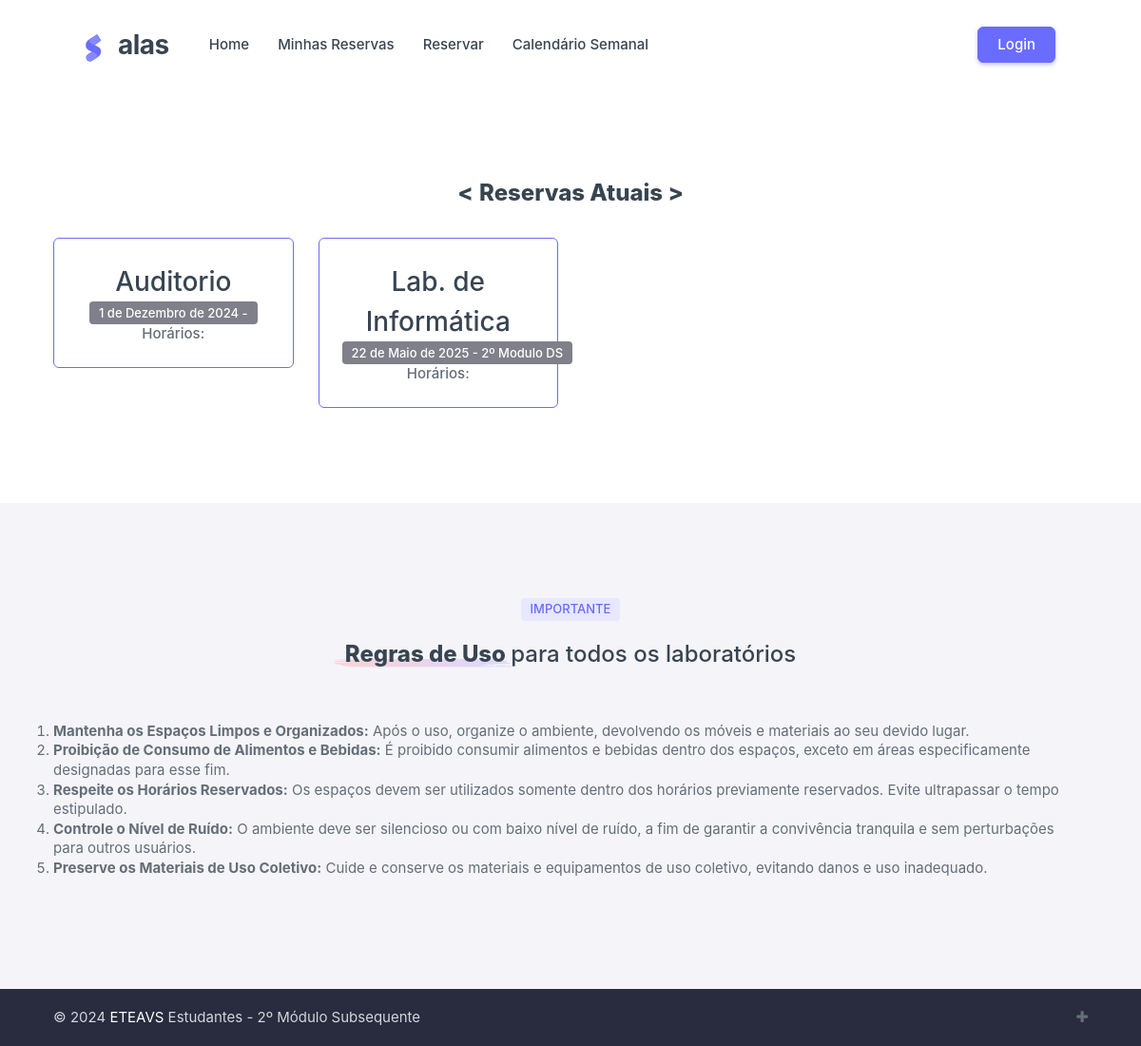
The app's page /, older data.
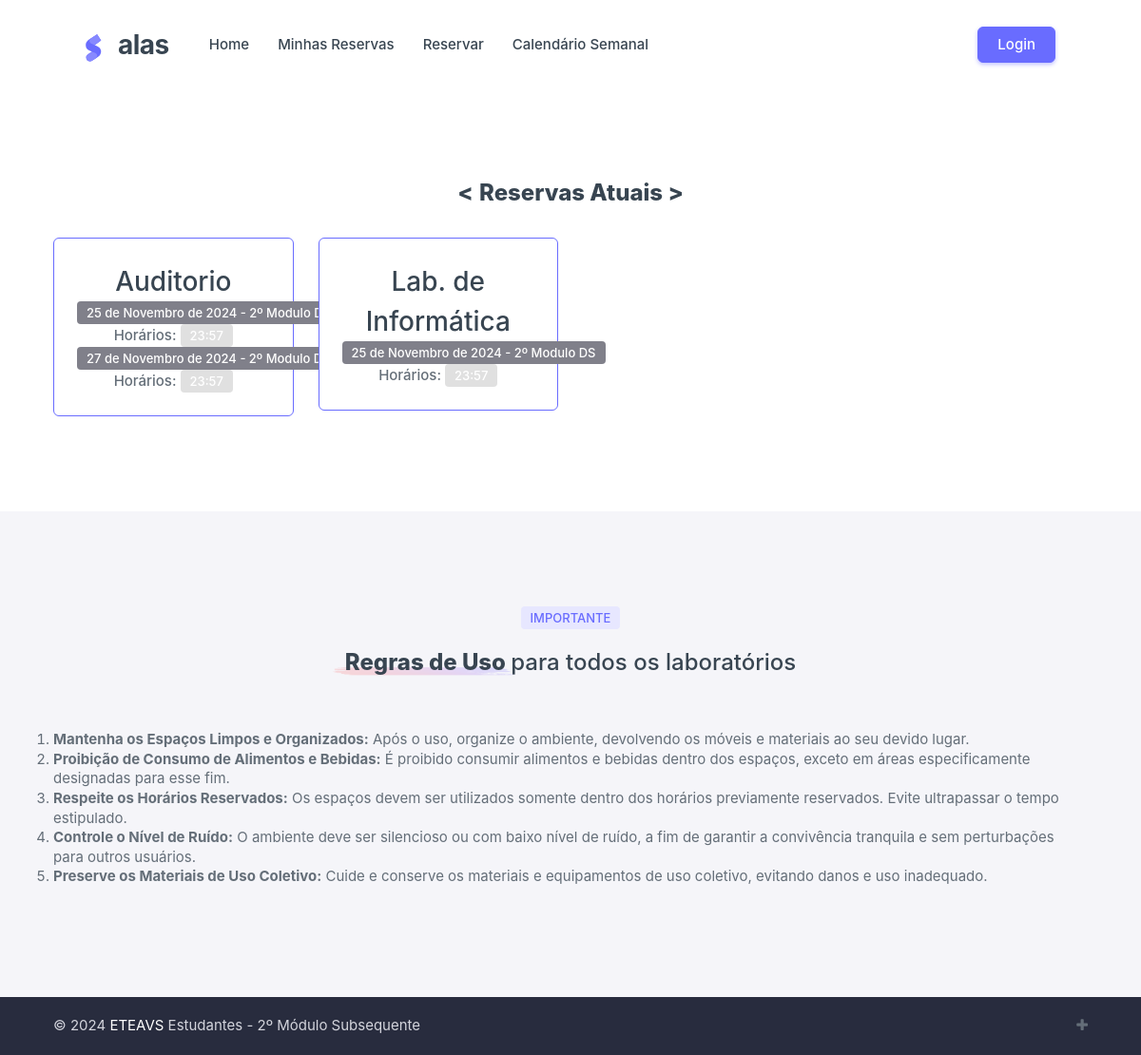
The same page, newer data.
### reserva/models.py (models this page shows, shortened)
class Espaco(models.Model):
    nome = models.CharField(max_length=100)
    ativo = models.BooleanField(default=True)

class Reserva(models.Model):
    matricula = models.ForeignKey(Servidor, on_delete=models.CASCADE)
    espaco = models.ForeignKey(Espaco, on_delete=models.CASCADE)
    data = models.DateField()
    motivo = models.TextField(null=True, blank=True)
    turma = models.CharField(max_length=50, null=True, blank=True)
    data_hora_reserva = models.DateTimeField(auto_now_add=True)

class ReservarHorario(models.Model):
    reserva = models.ForeignKey(Reserva, on_delete=models.CASCADE, related_name='horarios')
    numero_aula = models.ForeignKey(Horario, on_delete=models.CASCADE)

class Horario(models.Model):
    numero_aula = models.PositiveBigIntegerField(unique=True)
    horario = models.TimeField()

### reserva/views.py (the view)
# urls.py: path('', views.index_view, name='index'),
def index_view(request):
    espacos = Espaco.objects.all()
    reservas_por_espaco = {}
    for espaco in espacos:
        reservas = Reserva.objects.filter(espaco=espaco).order_by('data')
        reservas_detalhadas = []
        for reserva in reservas:
            horarios = ReservarHorario.objects.filter(reserva=reserva).select_related('numero_aula')
            reservas_detalhadas.append({
                'reserva': reserva,
                'horarios': horarios
            })
        reservas_por_espaco[espaco] = reservas_detalhadas
    context = {
        'espacos': espacos,
        'reservas_por_espaco': reservas_por_espaco,
    }
    return render(request, 'index.html', context)

### reserva/templates/index.html
{% extends 'base.html' %}
{% load static %}
{% block content %}
<div data-bs-spy="scroll" class="scrollspy-example">
  <section id="landingFunFacts" class="section-py landing-fun-facts">
    <div class="container">
      <div class="row gy-6" style="margin-top: 60px;">
          <h4 class="text-center mb-1">
              <span class="position-relative fw-extrabold z-1">&lt;</span>
              <span class="position-relative fw-extrabold z-1" style="width: 50%;"> Reservas Atuais </span>
              <span class="position-relative fw-extrabold z-1">&gt;</span>
          </h4>
          {% for espaco, reservas_detalhadas in reservas_por_espaco.items %}
          <div class="col-sm-6 col-lg-3">
              <div class="card border border-primary shadow-none">
                  <div class="card-body text-center">
                      <h3 class="mb-0">{{ espaco.nome }}</h3>
                      {% if reservas_detalhadas %}
                          {% for detalhe in reservas_detalhadas %}
                          <p class="fw-medium mb-0">
                              <span class="badge" style="background: #80808a;">
                                  {{ detalhe.reserva.data }} - {{ detalhe.reserva.turma }}
                              </span>
                              <br>
                              Horários:
                              {% for horario in detalhe.horarios %}
                                  <span class="badge" style="background: #e0e0e0;">
                                      {{ horario.numero_aula.horario }}
                                  </span>
                              {% endfor %}
                          </p>
                          {% endfor %}
                      {% else %}
                      <p class="fw-medium mb-0">Sem reservas</p>
                      {% endif %}
                  </div>
              </div>
          </div>
          {% endfor %}
      </div>
  </div>
  </section>
</div>
{% endblock %}

### reserva/templates/base.html (shortened to what this page needs)
{% load static %}
<!DOCTYPE html>
<html lang="pt-br" class="light-style layout-navbar-fixed layout-wide " dir="ltr" data-theme="theme-default"
  data-assets-path="../assets/" data-template="front-pages" data-style="light">
<head>
  <link rel="stylesheet" href="{% static 'assets/vendor/css/rtl/core.css' %}" class="template-customizer-core-css" />
  <link rel="stylesheet" href="{% static 'assets/vendor/css/rtl/theme-default.css' %}"
    class="template-customizer-theme-css" />
  <link rel="stylesheet" href="{% static 'assets/css/demo.css' %}" />
  <link rel="stylesheet" href="{% static 'assets/vendor/css/pages/front-page.css' %}" />
  <link rel="stylesheet" href="{% static 'assets/vendor/libs/nouislider/nouislider.css' %}" />
  <link rel="stylesheet" href="{% static 'assets/vendor/libs/swiper/swiper.css' %}" />
  <link rel="stylesheet" href="{% static 'assets/vendor/css/pages/front-page-landing.css' %}" />
  <link href="https://maxcdn.bootstrapcdn.com/font-awesome/4.2.0/css/font-awesome.min.css" rel="stylesheet">
</head>
<body>
  <nav class="layout-navbar shadow-none py-0">
    <div class="container">
      <div class="navbar navbar-expand-lg landing-navbar px-3 px-md-8">
        <div class="navbar-brand app-brand demo d-flex py-0 me-4 me-xl-8">
          <a href="" class="app-brand-link">
            <span class="app-brand-logo demo">
              </span>
            <span class="app-brand-text demo menu-text fw-bold ms-2 ps-1">alas</span>
          </a>
        </div>
        <div class="collapse navbar-collapse landing-nav-menu" id="navbarSupportedContent">
          <ul class="navbar-nav me-auto">
            <li class="nav-item">
              <a class="nav-link fw-medium" aria-current="page" href="{% url 'index' %}">Home</a>
            </li>
            <li class="nav-item">
              <a class="nav-link fw-medium" href="{% url 'minhas_reservas' %}">Minhas Reservas</a>
            </li>
            <li class="nav-item">
              <a class="nav-link fw-medium" href="{% url 'criar_reserva' %}">Reservar</a>
            </li>
            <li class="nav-item">
              <a class="nav-link fw-medium" href="calendario-semanal">Calendário Semanal</a>
            </li>
          </ul>
        </div>
        <ul class="navbar-nav flex-row align-items-center ms-auto">
          <li>
            {% if user.is_authenticated %}
            <form method="post" action="{% url 'logout' %}" style="gap: 15px; display: flex;">
              <span style="font-weight: 700;">{{ user.nome }}</span>
              {% csrf_token %}
              <button class="btn btn-danger btn-xs" type="submit">logout</button>
            </form>
            {% else %}
            <a href="/login" class="btn btn-primary"><span class="d-none d-md-block">Login</span></a>
            {% endif %}
          </li>
        </ul>
      </div>
    </div>
  </nav>
  {% block content %}
  {% endblock %}
  <section id="landingContact" class="section-py bg-body landing-contact">
    <div class="container">
      <div class="text-center mb-4">
        <span class="badge bg-label-primary">IMPORTANTE</span>
      </div>
      <h4 class="text-center mb-1">
        <span class="position-relative fw-extrabold z-1">Regras de Uso
          <img src="{% static 'assets/img/front-pages/icons/section-title-icon.png' %}" alt="laptop charging"
            class="section-title-img position-absolute object-fit-contain bottom-0 z-n1">
        </span>
        para todos os laboratórios
      </h4>
      <div class="row g-12 mt-1">
        <ol>
          <li><strong>Mantenha os Espaços Limpos e Organizados:</strong> Após o uso, organize o ambiente, devolvendo
            os móveis e materiais ao seu devido lugar.</li>
          <li><strong>Proibição de Consumo de Alimentos e Bebidas:</strong> É proibido consumir alimentos e bebidas
            dentro dos espaços, exceto em áreas especificamente designadas para esse fim.</li>
          <li><strong>Respeite os Horários Reservados:</strong> Os espaços devem ser utilizados somente dentro dos
            horários previamente reservados. Evite ultrapassar o tempo estipulado.</li>
          <li><strong>Controle o Nível de Ruído:</strong> O ambiente deve ser silencioso ou com baixo nível de ruído,
            a fim de garantir a convivência tranquila e sem perturbações para outros usuários.</li>
          <li><strong>Preserve os Materiais de Uso Coletivo:</strong> Cuide e conserve os materiais e equipamentos de
            uso coletivo, evitando danos e uso inadequado.</li>
        </ol>
      </div>
    </div>
  </section>
  <footer class="landing-footer bg-body footer-text">
    <div class="footer-bottom py-3 py-md-5">
      <div class="container d-flex flex-wrap justify-content-between flex-md-row flex-column text-center text-md-start">
        <div class="mb-2 mb-md-0">
          <span class="footer-bottom-text">©
          </span>
          <a href="#" target="_blank" class="text-white">ETEAVS</a>
          <span class="footer-bottom-text"> Estudantes - 2º Módulo Subsequente</span>
        </div>
        <div>
          <i class="fa fa-plus"></i>
        </div>
      </div>
    </div>
  </footer>
</body>
</html>

### reserva/static/assets/css/demo.css (style rules this page uses)
.app-brand-logo.demo svg { width: 22px; height: 38px; }
.app-brand-text.demo { font-size: 1.75rem; letter-spacing: -0.5px; }

Row changes from the older to the newer data that the page shows:
removed Reserva: reserva.data "1 de Dezembro de 2024", shown under Espaco "Auditorio"
removed Reserva: reserva.data "22 de Maio de 2025", reserva.turma "2º Modulo DS", shown under Espaco "Lab. de Informática"
added Reserva: reserva.data "25 de Novembro de 2024", reserva.turma "2º Modulo DS", shown under Espaco "Auditorio"
added ReservarHorario: numero_aula.horario "23:57", shown under "25 de Novembro de 2024"
added Reserva: reserva.data "27 de Novembro de 2024", reserva.turma "2º Modulo DS", shown under Espaco "Auditorio"
added ReservarHorario: numero_aula.horario "23:57", shown under "27 de Novembro de 2024"
added Reserva: reserva.data "25 de Novembro de 2024", reserva.turma "2º Modulo DS", shown under Espaco "Lab. de Informática"
added ReservarHorario: numero_aula.horario "23:57", shown under "25 de Novembro de 2024"
